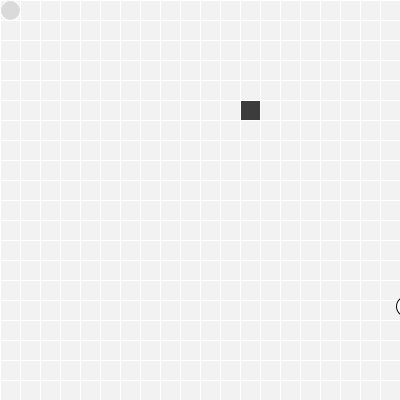
Frame 1 (no input)
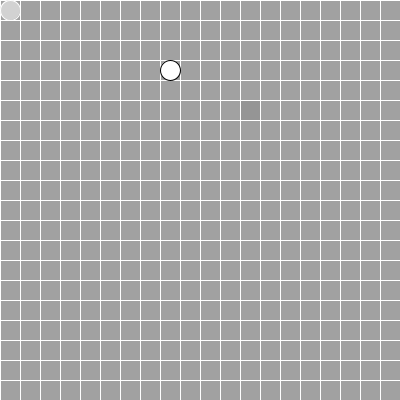
Frame 60 (the mouse pressed at the canvas centre just before this capture)
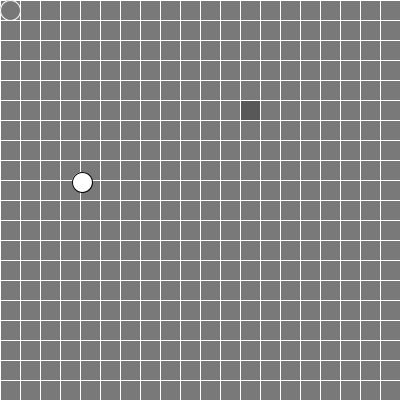
Frame 120 (the mouse held since frame 60 and released just before this capture)

The Processing sketch that drew these frames (run headless with seeded random() and noise(); from frame 60 on, the mouse is pressed at the canvas centre):

// Processing sketch: processing_127368
// ── processing_127368.pde

ArrayList<SnakePart> snake = new ArrayList<SnakePart>();
char direction;
SnakeFood food;
int GRIDSIZE = 20;
Ball ball;

void setup() {
  size(400, 400);
  snake.add(new SnakePart(0, 0));
  food = new SnakeFood();
  frameRate(10);
  ball = new Ball();
}
 
void draw() {
 
  drawGrid();
  food.display();
  drawSnake();
   ball.move();
   ball.display();
  moveSnakeBody();
  moveSnakeHead();
 
  checkGameOver();
  checkForFoodCollision();
 checkForEnemyCollision();
}
 
void moveSnakeHead() {
  SnakePart head = snake.get(0);
  switch(direction) {
  case 'n':
    head.y -= GRIDSIZE;
    break;
  case 's':
    head.y += GRIDSIZE;
    break;
  case 'e':
    head.x += GRIDSIZE;
    break;
  case 'w':  
    head.x -= GRIDSIZE;
    break;
  }
}
 
 
void checkForFoodCollision() {
  SnakePart head = snake.get(0);
  if (head.x == food.x && head.y == food.y) {
    // add a new segment to the snake
    snake.add(new SnakePart(head.x, head.y));
    // reset the position of the food by creating a new object
    food = new SnakeFood();
    ball = new Ball();
  }
}
void checkForEnemyCollision() {
  SnakePart head = snake.get(0);
  if (head.x == ball.x && head.y == ball.y) {
    // add a new segment to the snake
    snake.add(new SnakePart(head.x, head.y));
    // reset the position of the food by creating a new object
    
  }
}
 
void checkGameOver() {
  SnakePart head = snake.get(0);
  for (int i = 1; i < snake.size(); i++) {
    SnakePart sp = snake.get(i);
    if (head.x == sp.x && head.y == sp.y) {
      textAlign(CENTER);
      text("YOU HAVE LOST", width/2, height/2);
      noLoop();
      break;
    }
  }
  if (head.x < 0 || head.x >= width || head.y < 0 || head.y >= height) {
    textAlign(CENTER);
    text("YOU HAVE LOST", width/2, height/2);
    noLoop();
  }
}
 
 
void drawSnake() {
  for (int i = 0; i < snake.size();i++) {
    SnakePart sp = snake.get(i);
    sp.display();
  }
}
 
void drawGrid() {
  background(random(255));
  stroke(255);
  for (int x =0; x < width; x+=GRIDSIZE) {
    line(x, 0, x, height);
  }
  for (int y =0; y < height; y+=GRIDSIZE) {
    line(0, y, width, y);
  }
}
 
 
void keyPressed() {
  SnakePart head = snake.get(0);
  if (key == 'a' || key == 'A')direction = 'w';
  if (key == 'd' || key == 'D')direction = 'e';
  if (key == 'w' || key == 'W')direction = 'n';
  if (key == 's' || key == 'S')direction = 's';
}
 
void moveSnakeBody() {
  for (int i = snake.size()-1; i > 0; i--) {
    SnakePart spBack = snake.get(i);
    SnakePart spFront = snake.get(i-1);
    spBack.x = spFront.x;
    spBack.y = spFront.y;
  }
}
 
class SnakeFood{
   
  int x,y;
   
  SnakeFood(){
    x = int(random(width/GRIDSIZE))*GRIDSIZE;
    y = int(random(height/GRIDSIZE))*GRIDSIZE;
  }
   
  void display(){
    fill(random(255));
    rect(x,y,GRIDSIZE,GRIDSIZE);  
  }
}
class SnakePart{
   
  int x,y;
   
  SnakePart(int newX, int newY){
    x = newX;
    y = newY;
  }
   
  void display(){
    fill(random(255));
    ellipseMode(CORNER);
    ellipse(x,y,GRIDSIZE,GRIDSIZE);
  
  }
}

class Ball
{
  float x, y, xspeed, yspeed;
  Ball()
  {
    x = 400;
    y = height-100;
    xspeed = -4;
    yspeed = -4;
  }

  void move()
  {
    x += xspeed;
    y += yspeed;
    if ((x > width) || (x < 0))
    {
      xspeed *= -1;
    }

    if (y < 0)
    {
      yspeed *= -1;
    }
    if (y > height) {

    }
  }

  void display()
  {
    stroke(0);
    fill(255);
    ellipse(x, y, GRIDSIZE, GRIDSIZE);
  }
}
